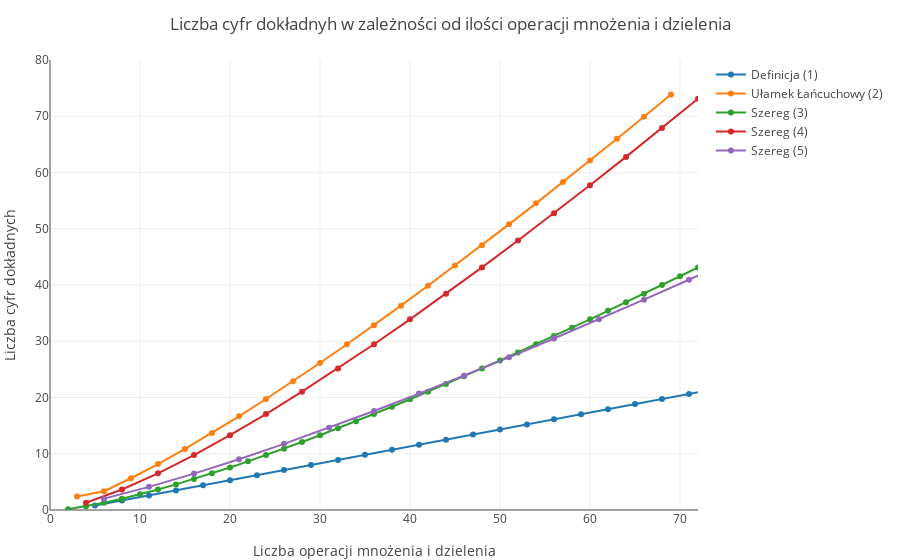

Notebook code cell kept with this figure:
### Code cell
#Wykres i funckje do obliczenia ilości mnożeń i dzieleń w zależnosci od iteracji w przyblizęniach
function Tdef(n)
    return one(n)+ one(n)+log2(n)
end
function TCF(n)
    return n * convert(typeof(n),3)
end
function Tser1(n)
    return n * convert(typeof(n),2)
end
function Tser2(n)
    return n * convert(typeof(n),4)
end
function Tser3(n)
    return n * convert(typeof(n),5) + one(n)
end

function linescatter2()
    trace0 = scatter(;y=data1[4], x=map(Tdef,data1[1]), mode="lines+markers", name = "Definicja (1)")
    trace1 = scatter(;y=data3[4], x=map(TCF,data3[1]), mode="lines+markers", name = "Ułamek Łańcuchowy (2)")
    trace2 = scatter(;y=data2[4], x=map(Tser1,data2[1]), mode="lines+markers", name = "Szereg (3)")
    trace3 = scatter(;y=data4[4], x=map(Tser2,data4[1]), mode="lines+markers", name = "Szereg (4)")
    trace4 = scatter(;y=data5[4], x=map(Tser3,data5[1]), mode="lines+markers", name = "Szereg (5)")
    layout = Layout(;title="Liczba cyfr dokładnyh w zależności od ilości operacji mnożenia i dzielenia",
    yaxis=attr(title="Liczba cyfr dokładnych",range = [0,80] ),
    xaxis=attr(title="Liczba operacji mnożenia i dzielenia", range = [0,72]))
    plot([trace0,trace1, trace2, trace3, trace4],layout)
end
linescatter2()

### Figure 1 — Plotly figure (JSON) as saved in the notebook; plotly's stock layout.template omitted (floating-point values rounded to 4 significant figures)
{"data": [{"y": [0.8167, 1.679, 2.577, 3.479, 4.382, 5.285, 6.188, 7.091, 7.995, 8.898, 9.801, 10.7, 11.61, 12.51, 13.41, 14.32, 15.22, 16.12, 17.03, 17.93, 18.83, 19.73, 20.64, 21.54, 22.44, 23.35, 24.25, 25.15, 26.06, 26.96], "name": "Definicja (1)", "type": "scatter", "x": [5.0, 8.0, 11.0, 14.0, 17.0, 20.0, 23.0, 26.0, 29.0, 32.0, 35.0, 38.0, 41.0, 44.0, 47.0, 50.0, 53.0, 56.0, 59.0, 62.0, 65.0, 68.0, 71.0, 74.0, 77.0, 80.0, 83.0, 86.0, 89.0, 92.0], "mode": "lines+markers"}, {"y": [2.404, 3.33, 5.646, 8.171, 10.87, 13.7, 16.66, 19.73, 22.89, 26.14, 29.47, 32.87, 36.33, 39.86, 43.45, 47.09, 50.78, 54.52, 58.3, 62.13, 66.0, 69.91, 73.86, null, null, null, null, null, null, null, null, null, null, null, null, null, null, null, null, null, null, null, null, null, null, null, null, null, null, null, null, null, null, null, null, null, null, null, null, null], "name": "Ułamek Łańcuchowy (2)", "type": "scatter", "x": [3.0, 6.0, 9.0, 12.0, 15.0, 18.0, 21.0, 24.0, 27.0, 30.0, 33.0, 36.0, 39.0, 42.0, 45.0, 48.0, 51.0, 54.0, 57.0, 60.0, 63.0, 66.0, 69.0, 72.0, 75.0, 78.0, 81.0, 84.0, 87.0, 90.0, 93.0, 96.0, 99.0, 102.0, 105.0, 108.0, 111.0, 114.0, 117.0, 120.0, 123.0, 126.0, 129.0, 132.0, 135.0, 138.0, 141.0, 144.0, 147.0, 150.0, 153.0, 156.0, 159.0, 162.0, 165.0, 168.0, 171.0, 174.0, 177.0, 180.0], "mode": "lines+markers"}, {"y": [0.1437, 0.661, 1.287, 2.002, 2.792, 3.645, 4.555, 5.514, 6.519, 7.564, 8.646, 9.762, 10.91, 12.09, 13.29, 14.53, 15.78, 17.06, 18.36, 19.69, 21.03, 22.39, 23.78, 25.17, 26.59, 28.02, 29.47, 30.93, 32.41, 33.9, 35.41, 36.93, 38.46, 40.0, 41.56, 43.13, 44.71, 46.3, 47.9, 49.51, 51.14, 52.77, 54.41, 56.07, 57.73, 59.4, 61.08, 62.78, 64.47, 66.18, 67.9, 69.62, 71.36, 73.1, 74.84, 76.46, null, null, null, null], "name": "Szereg (3)", "type": "scatter", "x": [2.0, 4.0, 6.0, 8.0, 10.0, 12.0, 14.0, 16.0, 18.0, 20.0, 22.0, 24.0, 26.0, 28.0, 30.0, 32.0, 34.0, 36.0, 38.0, 40.0, 42.0, 44.0, 46.0, 48.0, 50.0, 52.0, 54.0, 56.0, 58.0, 60.0, 62.0, 64.0, 66.0, 68.0, 70.0, 72.0, 74.0, 76.0, 78.0, 80.0, 82.0, 84.0, 86.0, 88.0, 90.0, 92.0, 94.0, 96.0, 98.0, 100.0, 102.0, 104.0, 106.0, 108.0, 110.0, 112.0, 114.0, 116.0, 118.0, 120.0], "mode": "lines+markers"}, {"y": [1.287, 3.645, 6.519, 9.762, 13.29, 17.06, 21.03, 25.17, 29.47, 33.9, 38.46, 43.13, 47.9, 52.77, 57.73, 62.78, 67.9, 73.1, null, null, null, null, null, null, null, null, null, null, null, null, null, null, null, null, null, null, null, null, null, null, null, null, null, null, null, null, null, null, null, null, null, null, null, null, null, null, null, null, null, null], "name": "Szereg (4)", "type": "scatter", "x": [4.0, 8.0, 12.0, 16.0, 20.0, 24.0, 28.0, 32.0, 36.0, 40.0, 44.0, 48.0, 52.0, 56.0, 60.0, 64.0, 68.0, 72.0, 76.0, 80.0, 84.0, 88.0, 92.0, 96.0, 100.0, 104.0, 108.0, 112.0, 116.0, 120.0, 124.0, 128.0, 132.0, 136.0, 140.0, 144.0, 148.0, 152.0, 156.0, 160.0, 164.0, 168.0, 172.0, 176.0, 180.0, 184.0, 188.0, 192.0, 196.0, 200.0, 204.0, 208.0, 212.0, 216.0, 220.0, 224.0, 228.0, 232.0, 236.0, 240.0], "mode": "lines+markers"}, {"y": [2.022, 4.113, 6.471, 9.032, 11.76, 14.62, 17.61, 20.7, 23.88, 27.15, 30.49, 33.91, 37.39, 40.93, 44.53, 48.18, 51.88, 55.63, 59.43, 63.27, 67.15, 71.07, 75.01, null, null, null, null, null, null, null, null, null, null, null, null, null, null, null, null, null, null, null, null, null, null, null, null, null, null, null, null, null, null, null, null, null, null, null, null, null], "name": "Szereg (5)", "type": "scatter", "x": [6.0, 11.0, 16.0, 21.0, 26.0, 31.0, 36.0, 41.0, 46.0, 51.0, 56.0, 61.0, 66.0, 71.0, 76.0, 81.0, 86.0, 91.0, 96.0, 101.0, 106.0, 111.0, 116.0, 121.0, 126.0, 131.0, 136.0, 141.0, 146.0, 151.0, 156.0, 161.0, 166.0, 171.0, 176.0, 181.0, 186.0, 191.0, 196.0, 201.0, 206.0, 211.0, 216.0, 221.0, 226.0, 231.0, 236.0, 241.0, 246.0, 251.0, 256.0, 261.0, 266.0, 271.0, 276.0, 281.0, 286.0, 291.0, 296.0, 301.0], "mode": "lines+markers"}], "layout": {"yaxis": {"range": [0, 80], "title": "Liczba cyfr dokładnych"}, "xaxis": {"range": [0, 72], "title": "Liczba operacji mnożenia i dzielenia"}, "title": "Liczba cyfr dokładnyh w zależności od ilości operacji mnożenia i dzielenia", "margin": {"r": 50, "l": 50, "b": 50, "t": 60}}}
